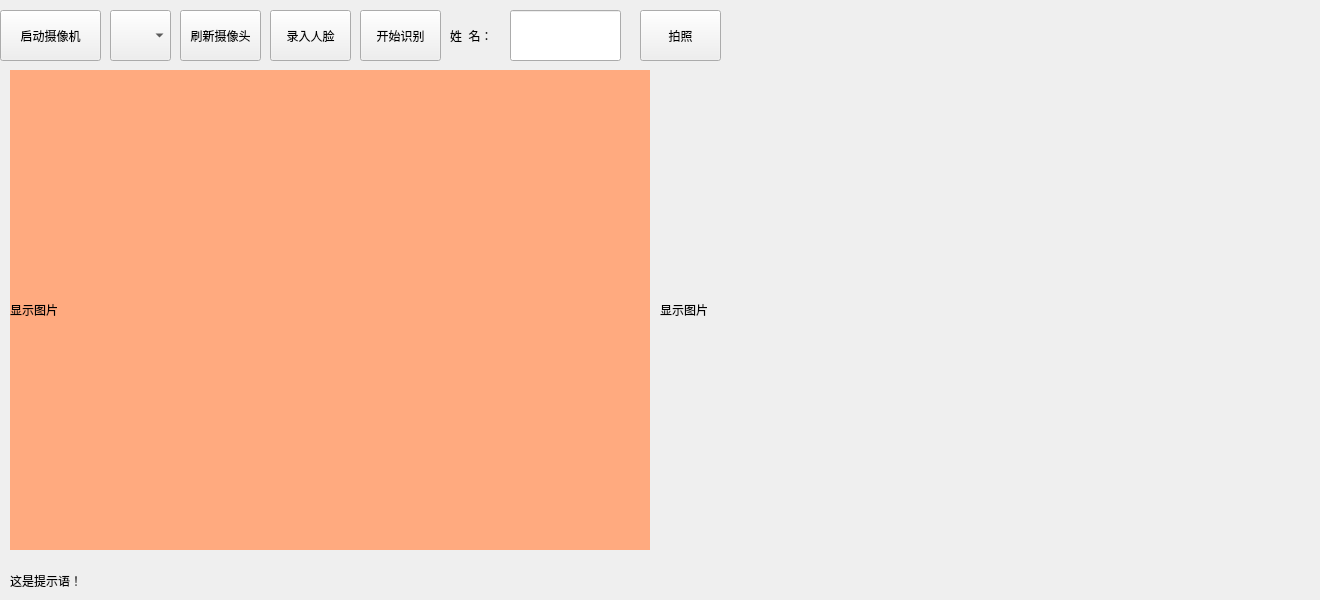
<?xml version="1.0" encoding="UTF-8"?>
<ui version="4.0">
 <class>MainWindow</class>
 <widget class="QMainWindow" name="MainWindow">
  <property name="geometry">
   <rect>
    <x>0</x>
    <y>0</y>
    <width>1320</width>
    <height>600</height>
   </rect>
  </property>
  <property name="windowTitle">
   <string>MainWindow</string>
  </property>
  <widget class="QWidget" name="centralwidget">
   <widget class="QLabel" name="camera_label">
    <property name="geometry">
     <rect>
      <x>10</x>
      <y>70</y>
      <width>640</width>
      <height>480</height>
     </rect>
    </property>
    <property name="styleSheet">
     <string notr="true">background-color: rgb(255, 170, 127);</string>
    </property>
    <property name="text">
     <string>显示图片</string>
    </property>
   </widget>
   <widget class="QPushButton" name="opencamera_btn">
    <property name="geometry">
     <rect>
      <x>0</x>
      <y>10</y>
      <width>101</width>
      <height>51</height>
     </rect>
    </property>
    <property name="text">
     <string>启动摄像机</string>
    </property>
   </widget>
   <widget class="QComboBox" name="cameralist_cbox">
    <property name="geometry">
     <rect>
      <x>110</x>
      <y>10</y>
      <width>61</width>
      <height>51</height>
     </rect>
    </property>
   </widget>
   <widget class="QPushButton" name="updatecameralist_btn">
    <property name="geometry">
     <rect>
      <x>180</x>
      <y>10</y>
      <width>81</width>
      <height>51</height>
     </rect>
    </property>
    <property name="text">
     <string>刷新摄像头</string>
    </property>
   </widget>
   <widget class="QPushButton" name="register_btn">
    <property name="geometry">
     <rect>
      <x>270</x>
      <y>10</y>
      <width>81</width>
      <height>51</height>
     </rect>
    </property>
    <property name="text">
     <string>录入人脸</string>
    </property>
   </widget>
   <widget class="QPushButton" name="identify_btn">
    <property name="geometry">
     <rect>
      <x>360</x>
      <y>10</y>
      <width>81</width>
      <height>51</height>
     </rect>
    </property>
    <property name="text">
     <string>开始识别</string>
    </property>
   </widget>
   <widget class="QLabel" name="label_2">
    <property name="geometry">
     <rect>
      <x>450</x>
      <y>10</y>
      <width>71</width>
      <height>51</height>
     </rect>
    </property>
    <property name="text">
     <string>姓  名：</string>
    </property>
   </widget>
   <widget class="QLineEdit" name="name_lineEdit">
    <property name="geometry">
     <rect>
      <x>510</x>
      <y>10</y>
      <width>111</width>
      <height>51</height>
     </rect>
    </property>
   </widget>
   <widget class="QLabel" name="tips_label">
    <property name="geometry">
     <rect>
      <x>10</x>
      <y>570</y>
      <width>600</width>
      <height>21</height>
     </rect>
    </property>
    <property name="text">
     <string>这是提示语！</string>
    </property>
   </widget>
   <widget class="QLabel" name="photograph_label">
    <property name="geometry">
     <rect>
      <x>660</x>
      <y>70</y>
      <width>640</width>
      <height>480</height>
     </rect>
    </property>
    <property name="text">
     <string>显示图片</string>
    </property>
   </widget>
   <widget class="QPushButton" name="take_photograph_btn">
    <property name="geometry">
     <rect>
      <x>640</x>
      <y>10</y>
      <width>81</width>
      <height>51</height>
     </rect>
    </property>
    <property name="text">
     <string>拍照</string>
    </property>
   </widget>
  </widget>
 </widget>
 <resources/>
 <connections/>
</ui>
